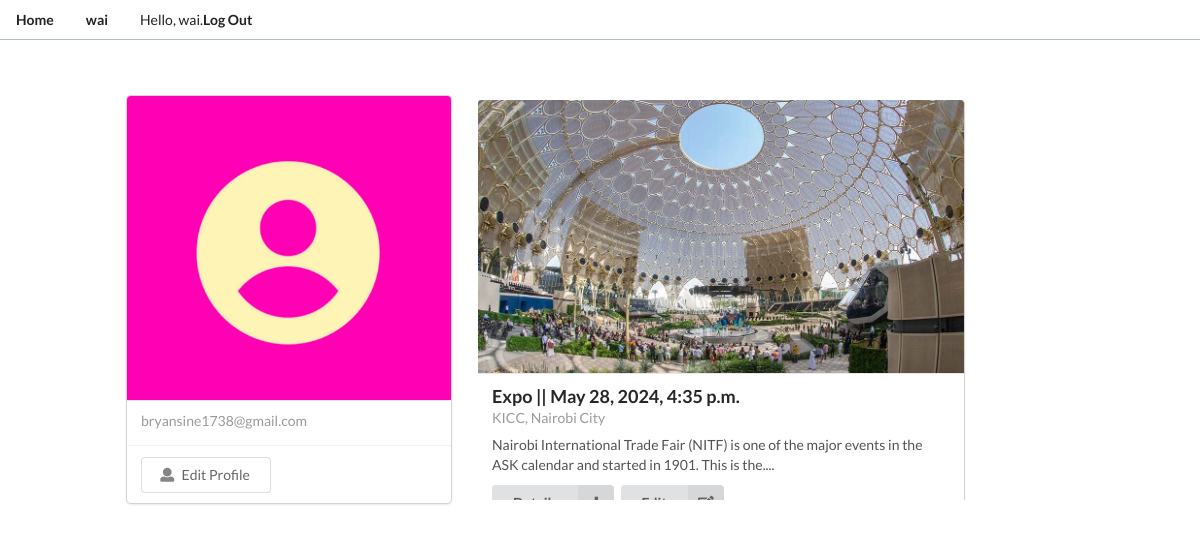
The page /profiles/ (signed in) on the database its author committed.
### profiles/models.py (models this page shows)
class Profile(models.Model):
    user           = models.OneToOneField(User, on_delete=models.CASCADE)
    role           = models.CharField(max_length=20, choices=PROFILE_TYPE_CHOICES)
    profilePicture = models.ImageField(default='userPlaceHolder.png', upload_to='ProfilePictures')
    firstName      = models.CharField(max_length=35, blank=True)
    lastName       = models.CharField(max_length=35, blank=True)
    email          = models.EmailField(max_length=90, blank=True)
    updated        = models.TimeField(auto_now=True)
    created        = models.TimeField(auto_now_add=True)
    def __str__(self):
        return f"{self.user.username}"

### events/models.py (models this page shows, shortened)
class Event(models.Model):
    organizer   = models.ForeignKey(Profile, related_name='organizer', on_delete=models.CASCADE)
    attendees   = models.ManyToManyField(Profile, blank=True, default=None, related_name='attendees')
    title       = models.CharField(max_length=100)
    description = models.CharField(max_length=300)
    poster      = models.ImageField(upload_to='EventPoster/', blank=True)
    venue       = models.CharField(max_length=100)
    size        = models.PositiveIntegerField()
    price       = models.PositiveIntegerField()
    date        = models.DateTimeField()
    ksh         = models.PositiveIntegerField(blank=True)
    updated     = models.TimeField(auto_now=True)
    created     = models.DateTimeField(auto_now_add=True)
    class Meta:
        ordering = ('-created',)

### profiles/views.py (the view)
# urls.py: path('', views.profileView, name='profile'),
@login_required
def profileView(request):
    profile       = Profile.objects.get(user=request.user) #logged in profile
    profileEvents = Event.objects.filter(organizer=profile)
    template      = loader.get_template('profiles/profile.html')
    context  = {
        'profile'       : profile,
        'profileEvents' : profileEvents,
    }
    return HttpResponse(template.render(context, request))

### profiles/templates/profiles/profile.html (shortened to what this page needs)
<head>
    {% extends 'base.html' %}
    {% load static %}
{% block content %}
{% include 'events/navigationBar.html' %}
<div class="ui link cards" id="profileParentDiv">
    <div class="card" id="profileCard">
        <div class="image">
            <img src={{profile.profilePicture.url}}> {% comment %} profile picture {% endcomment %}
        </div>
        <div class="content">
            <div class="meta"><a>{{profile.email}}</a></div>
        </div>
        <div class="extra content">
            <button class="ui basic button" onclick="profileEdit()">
                <i class="icon user"></i>Edit Profile
            </button>
        </div>
    </div>
    <div id="profileEvents">
        {% for event in profileEvents %}
        <div class="ui card" id="profileEventsCard">
            <div class="image"><img src={{event.poster.url}}></div>
            <div class="content">
              <a class="header">{{event.title}} || {{event.date}}</a>
              <div class="meta"><span class="date">{{event.venue}}</span></div>
              <div class="description">{{event.description}}</div>
                <a class="item" href="{% url 'home:eventDetail' event.id %}">
                    <button class="ui right labeled icon button" id="eventDetailBtn">
                    <i class="add icon"></i>
                    Details
                    </button>
                </a>
                <a class="item" href="{% url 'home:eventEdit' event.id %}">
                    <button class="ui right labeled icon button" id="eventDetailBtn">
                        <i class="edit icon"></i>
                        Edit
                    </button>
                </a>
            </div>
          </div>
        {% endfor %}
    </div>
</div>
{% endblock content %}

### events/templates/events/navigationBar.html (shortened to what this page needs)
<head>
  {% load static %}
</head>
{% block content %}
<div class="ui secondary pointing menu" id="navbarMainDiv">
  <a class="item" href="{% url 'events:home' %}"><b>Home</b></a>
  <a class="item" href="{% url 'profiles:profile' %}" ><b>{{profile.user}}</b></a>
  <a class="item" href="{% url 'home' %}">Hello, {{ profile.user }}. <b> Log Out</b></a>
</div>
{% endblock content %}

### static/style.css (style rules this page uses)
#navbarMainDiv { width: 100%; border-bottom: 1px solid #B0BEC5; }
#eventDetailsBookBtn, #eventDetailBtn { margin-top: 10px; }
#profileParentDiv { display: flex; width: 100%; margin-top: 30px; padding-left: 10%; align-items: center; flex-direction: row; }
#profileCard { width: 30%; }
#profileEvents { width: 50%; max-height: 400px; margin-left: 20px; overflow-y: auto; }
#profileEventsCard { width: 90%; margin-bottom: 30px; }

### rows shown on the page
Profile: user "wai", profilePicture (placeholder picture), email "bryansine1738@gmail.com"
Event: poster (picture), title "Expo", date "May 28, 2024, 4:35 p.m.", venue "KICC, Nairobi City", description "Nairobi International Trade Fair (NITF) is one of the major events in the ASK calendar and started in 1901. This is the...."
